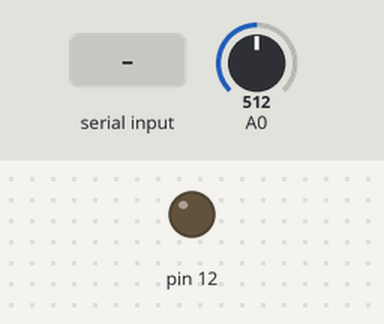
Bench run of a sketch on a simulated Arduino Uno, built with avr-gcc and run on an emulated ATmega328P. Shown: output pins drawn as LEDs (lit = HIGH). Inputs (shaded band) come from the test bench; at power-on: A0 = 512. What the sketch prints to the serial monitor is not drawn.

Above: at 1.2 s.
1.3 s: "1" received over Serial
At 2.0 s:
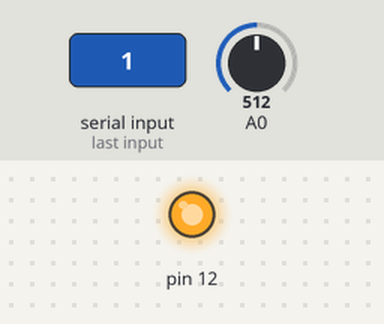
2.8 s: "0" received over Serial
At 3.1 s:
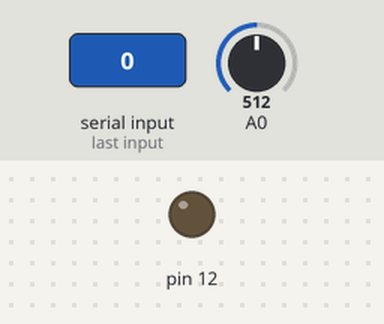
Timing chart, 0 to 5.8 s (numbered marks = the images above; inputs shaded):
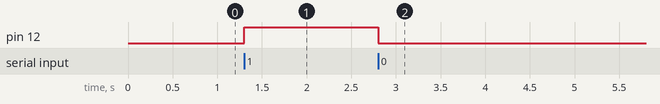

Measured:
- after the input at 1.3 s, pin 12: LOW → HIGH at once
- after the input at 2.8 s, pin 12: HIGH → LOW at once

The sketch:

reciever.ino
```cpp
void setup() {
  Serial.begin(9600);
  pinMode(12, OUTPUT);
}
int val ,pot ;
void loop() {
  if (Serial.available()) {
    char c = Serial.read();
    if (c == '1')
    {
      digitalWrite(12, HIGH);
    }
    else {
      digitalWrite(12, LOW);
    }
  }

  pot=analogRead(A0);
  val = map(pot,0,1023,0,180) ;
  Serial.print(val) ;
}
```
